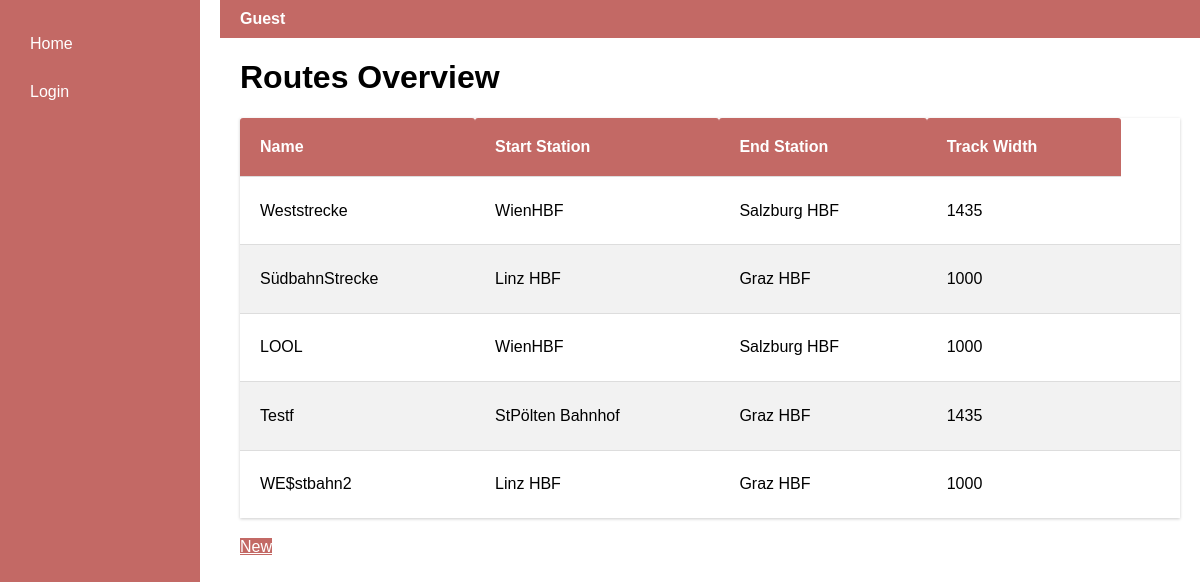
Page /routes on the earlier database version.
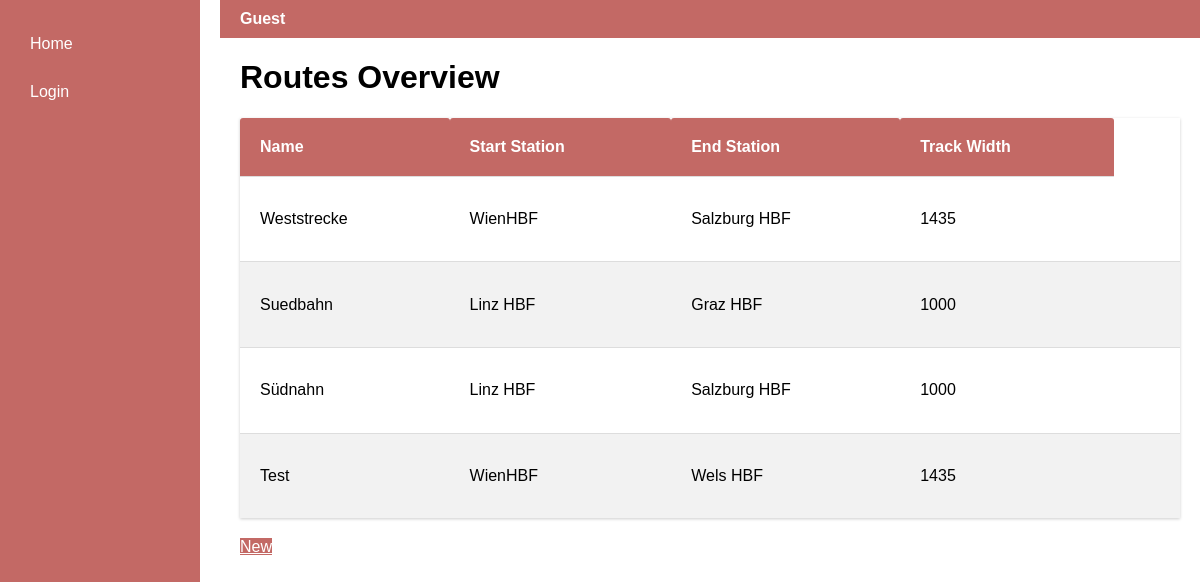
Same page on the later database version.
### app/models.py (models this page shows)
class Route(db.Model):
    id = db.Column(db.Integer, primary_key=True, autoincrement=True)
    name = db.Column(db.String(140))
    startStation = db.Column(db.Integer, db.ForeignKey('station.id', name='fk_route_station_start'))
    endStation = db.Column(db.Integer, db.ForeignKey('station.id', name='fk_route_station_start'))
    sections = db.relationship('Segment', secondary=routesegments, backref="route")
    trackWidth = db.Column(db.Integer)

class Station(db.Model):
    id = db.Column(db.Integer, primary_key=True, autoincrement=True)
    name = db.Column(db.String(140))
    address_id = db.Column(db.Integer, db.ForeignKey('address.id', name='fk_station_address_id'))
    address = db.relationship("Address")
    xcoord = db.Column(db.String(140))
    ycoord = db.Column(db.String(140))

### app/routes.py (the view)
@app.route('/routes', methods=['GET'])
def routes_overview():
    StartStation = aliased(Station)
    EndStation = aliased(Station)
    routes = db.session.query(
        Route,
        StartStation.name.label('start_station_name'),
        EndStation.name.label('end_station_name')
    ).join(
        StartStation, Route.startStation == StartStation.id
    ).join(
        EndStation, Route.endStation == EndStation.id
    ).all()
    return render_template('routes.html', routes=routes)

### app/templates/routes.html (shortened to what this page needs)
{% extends "base.html" %}
{% block content %}
<h1>Routes Overview</h1>
<table class="table-station">
    <thead>
    <tr>
        <th>Name</th>
        <th>Start Station</th>
        <th>End Station</th>
        <th>Track Width</th>
    </tr>
    </thead>
    <tbody>
    {% for route, start_station_name, end_station_name in routes %}
        <tr>
            <td>{{ route.name }}</td>
            <td>{{ start_station_name }}</td>
            <td>{{ end_station_name }}</td>
            <td>{{ route.trackWidth }}</td>
            <td>
            </td>
        </tr>
    {% endfor %}
    </tbody>
</table>
<a href="{{ url_for('routeNew') }}" class="btn btn-primary">New</a>
{% endblock %}

### app/templates/base.html (shortened to what this page needs)
<!DOCTYPE html>
<html lang="en">
<head>
</head>
<body>
<div class="container">
    <div class="sidebar">
        <a href="{{ url_for('index') }}">Home</a>
        {% if current_user.is_anonymous %}
            <a href="{{ url_for('login') }}">Login</a>
        {% endif %}
    </div>
    <div class="content">
        <div class="topbar">
            <span class="email">{{ current_user.email if not current_user.is_anonymous else 'Guest' }}</span>
        </div>
        {% block content %}{% endblock %}
    </div>
</div>
</body>
</html>

### app/templates/base.html (style rules this page uses)
body, html { margin: 0; padding: 0; font-family: Arial, sans-serif; width: 100%; height: 100%; overflow-x: hidden; overflow-y: auto; }
.container { display: flex; height: 100vh; width: 100%; }
.sidebar { background-color: rgb(195, 105, 101); color: white; width: 200px; padding: 20px; display: flex; flex-direction: column; box-sizing: border-box; }
.sidebar a { text-decoration: none; color: white; padding: 10px; margin: 5px 0; display: block; }
.content { flex-grow: 1; padding: 0 20px 20px 40px; overflow: auto }
.topbar { background-color: rgb(195, 105, 101); color: white; padding: 10px 20px; display: flex; align-items: center; justify-content: space-between; width: calc(100% + 40px); margin: 0 -20px 0 -20px; box-sizing: border-box; }
.email { font-weight: bold; padding-right: 20px; }
.table-station { height: 50vh; overflow-y: auto; width: 100%; border-collapse: separate; border-spacing: 0; margin: 20px 0; box-shadow: 0 1px 3px rgba(0, 0, 0, 0.2); }
.table-station th, .table-station td { padding: 20px; text-align: left; border-bottom: 1px solid #ddd; }
.table-station th { background-color: rgb(195, 105, 101); color: white; border-radius: 3px 3px 0 0; }
.table-station tr:last-child td { border-bottom: none; }
.table-station tr:nth-child(even) { background-color: #f2f2f2; }
.btn-primary { color: #fff; background-color: rgb(195, 105, 101); border-color: rgb(195, 105, 101); }

Differences in the rows shown:
removed Route: name "Testf", name "StPölten Bahnhof", name "Graz HBF", trackWidth "1435"
removed Route: name "WE$stbahn2", name "Linz HBF", name "Graz HBF", trackWidth "1000"
changed Route "Graz HBF": name "SüdbahnStrecke" → "Suedbahn"
changed Route: name "LOOL" → "Südnahn"; name "WienHBF" → "Linz HBF"
now on this page (row edited): Route: name "Test", name "WienHBF", name "Wels HBF", trackWidth "1435"
